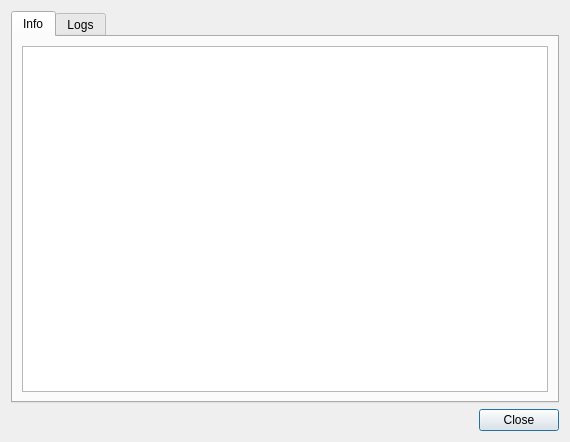
<?xml version="1.0" encoding="UTF-8"?>
<ui version="4.0">
 <class>DialogSourceInfo</class>
 <widget class="QDialog" name="DialogSourceInfo">
  <property name="geometry">
   <rect>
    <x>0</x>
    <y>0</y>
    <width>570</width>
    <height>442</height>
   </rect>
  </property>
  <property name="windowTitle">
   <string>Source Info</string>
  </property>
  <property name="locale">
   <locale language="C" country="AnyCountry"/>
  </property>
  <layout class="QVBoxLayout" name="verticalLayout">
   <item>
    <widget class="QTabWidget" name="tabWidget">
     <property name="currentIndex">
      <number>0</number>
     </property>
     <widget class="QWidget" name="tab">
      <attribute name="title">
       <string>Info</string>
      </attribute>
      <layout class="QHBoxLayout" name="horizontalLayout">
       <item>
        <widget class="QTreeView" name="lv_info"/>
       </item>
      </layout>
     </widget>
     <widget class="QWidget" name="tab_2">
      <attribute name="title">
       <string>Logs</string>
      </attribute>
      <layout class="QHBoxLayout" name="horizontalLayout_2">
       <item>
        <widget class="QTreeView" name="lv_logs"/>
       </item>
      </layout>
     </widget>
    </widget>
   </item>
   <item>
    <widget class="QDialogButtonBox" name="buttonBox">
     <property name="locale">
      <locale language="C" country="AnyCountry"/>
     </property>
     <property name="orientation">
      <enum>Qt::Horizontal</enum>
     </property>
     <property name="standardButtons">
      <set>QDialogButtonBox::Close</set>
     </property>
    </widget>
   </item>
  </layout>
 </widget>
 <resources/>
 <connections>
  <connection>
   <sender>buttonBox</sender>
   <signal>accepted()</signal>
   <receiver>DialogSourceInfo</receiver>
   <slot>accept()</slot>
   <hints>
    <hint type="sourcelabel">
     <x>248</x>
     <y>254</y>
    </hint>
    <hint type="destinationlabel">
     <x>157</x>
     <y>274</y>
    </hint>
   </hints>
  </connection>
  <connection>
   <sender>buttonBox</sender>
   <signal>rejected()</signal>
   <receiver>DialogSourceInfo</receiver>
   <slot>reject()</slot>
   <hints>
    <hint type="sourcelabel">
     <x>316</x>
     <y>260</y>
    </hint>
    <hint type="destinationlabel">
     <x>286</x>
     <y>274</y>
    </hint>
   </hints>
  </connection>
 </connections>
</ui>
